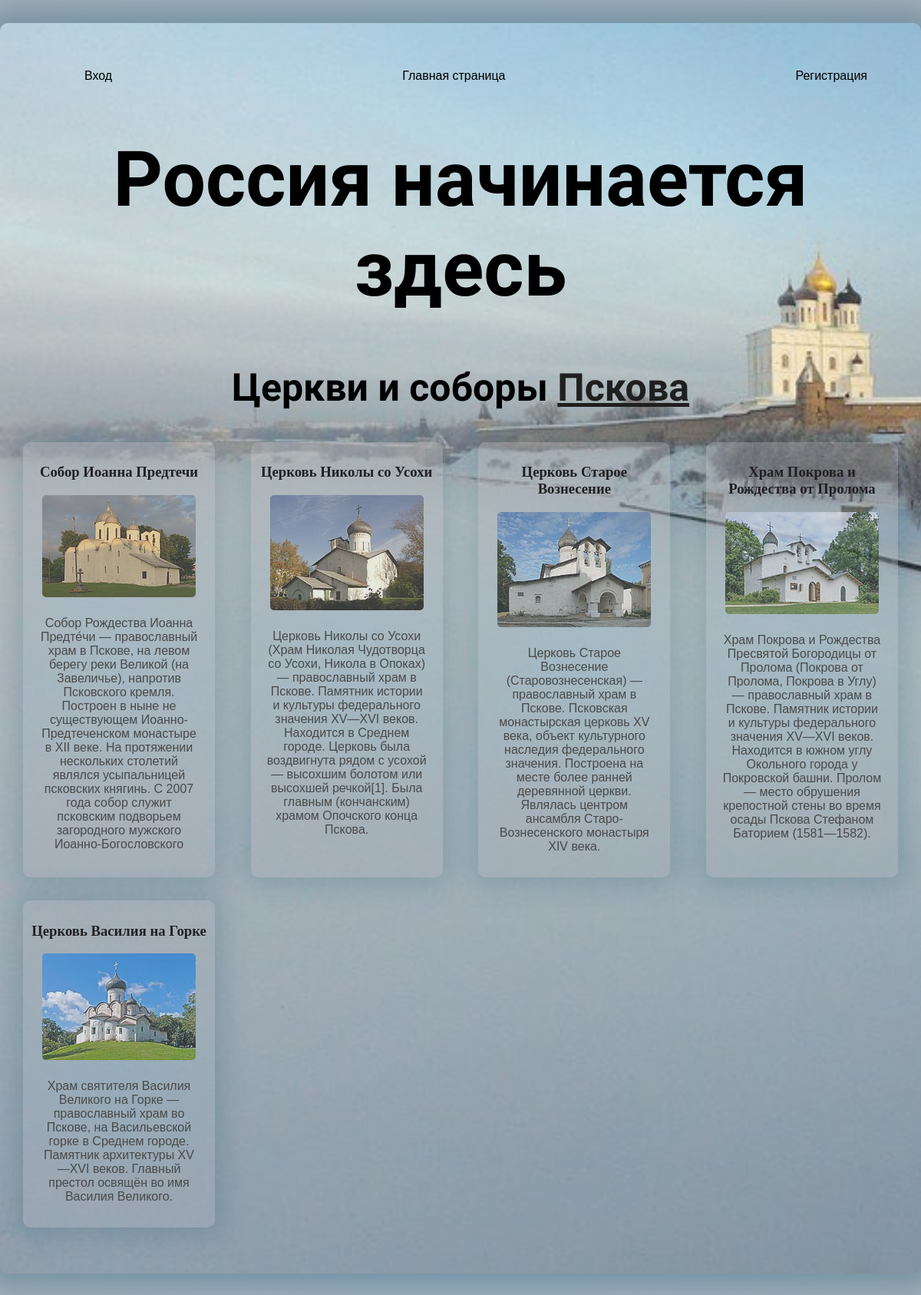
The page / on the database its author committed.
### city/models.py (models this page shows)
class City(models.Model):
    title = models.CharField(max_length=200)
    description = models.TextField()
    image = models.ImageField(upload_to='city/images/')
    url = models.URLField(blank=True)

### city/views.py (the view)
# urls.py: path('', views.index, name='index'),
def index(request):
    projects = City.objects.all()
    return render(request, 'city/index.html', {'projects': projects})

### city/templates/city/index.html
{% extends 'city/base.html' %}
{% load static %}
{% block content %}
<h1>Россия начинается здесь</h1>
<h2>Церкви и соборы <a class="psk" href="https://www.pskovgorod.ru/cats.html?id=631" target="_blank">Пскова</a></h2>
<div class="block">
    {% for project in projects %}
    <div class="element">
        <div class="title">
            <h3><a href="{{ project.url }}" target="_blank">{{ project.title }}</a></h3>
        </div>
        <div class="img">
            <a href="{{ project.url }}" target="_blank"><img class="img-radius" src="{{ project.image.url }}"></a>
        </div>
        <div class="text">
            <p>{{ project.description }}</p>
        </div>
    </div>
    {% endfor %}
</div>
{% endblock %}

### city/templates/city/base.html (shortened to what this page needs)
<!DOCTYPE html>
{% load static %}
<html lang="en">
<head>
    <link rel="stylesheet" href="{% static 'css/style.css' %}">
</head>
<body>
<div class="container">
    <div class="wrap">
        <div class="nav">
            <ul>
                {% if user.is_authenticated %}
                <li>Вы вошли как:<a href="{% url 'currentuser' %}" class="user_n"> {{ user.username }}</a></li>
                <li><a href="{% url 'index' %}">Главная страница</a></li>
                <li>
                    <form method="post" action="{% url 'logoutuser' %}">
                        {% csrf_token %}
                        <button class="out">Выход</button>
                    </form>
                </li>
                {% else %}
                <li><a href="{% url 'loginuser' %}">Вход</a></li>
                <li><a href="{% url 'index' %}">Главная страница</a></li>
                <li><a href="{% url 'signupuser' %}">Регистрация</a></li>
                {% endif %}
            </ul>
        </div>
        {% block content %}
        {% endblock %}
    </div>
</div>
</body>
</html>

### city/static/css/style.css (style rules this page uses)
body { margin: 0; padding: 0; background: rgb(143,185,209); background: radial-gradient(circle, rgba(143,185,209,1) 0%, rgba(166,175,184,1) 100%); }
.container { background-image: url("../city/krom.jpg"); background-size: cover; max-width: 1200px; margin: 0 auto; border-radius: 10px ; }
.wrap { max-width: 1200px; margin: 30px 0 ; padding: 30px 20px; border-radius: 10px; box-shadow: 0px 0px 35px 18px rgba(13, 81, 112, 0.3); }
.wrap h1 { font-family: 'Amatic SC', sans-serif; text-align: center; font-size: 100px; }
.wrap h2 { font-family: 'Amatic SC', sans-serif; font-size: 50px; text-align: center; }
.element { max-width: 250px; text-align: center; box-sizing: border-box; padding: 10px; background: #b8c1c4; margin: 0 10px 30px; border-radius: 10px; background: rgb(143,185,209); background: radial-gradient(circle, rgba(143,185,209,0.3) 0%, rgba(166,175,184,0.4) 70%); box-shadow: 0px 0px 35px 10px rgba(13, 81, 112, 0.2); }
.block { display: flex; justify-content: space-between; flex-wrap: wrap; }
.img img { opacity: 0.7; }
.title a { text-decoration: none; color: rgb(32, 31, 31); font-family: 'Times New Roman', Times, serif; }
.text p { padding: 5px 10px; font-family: Verdana, Geneva, Tahoma, sans-serif; max-height: 300px; overflow-y: auto; color: rgb(73, 73, 72); }
h2 a { font-family: 'Amatic SC', sans-serif; color: rgb(32, 31, 31); text-decoration: none; }
.img-radius { border-radius: 5px; }
.title h3 { text-align: center; }
.nav ul { display: flex; justify-content: space-between; font-family: Impact, Haettenschweiler, 'Arial Narrow Bold', sans-serif; list-style: none; margin: 30px 50px 0; cursor: pointer; align-items: center; }
.psk { text-decoration: underline; }
li a { color: black; text-decoration: none; }

### rows shown on the page
City: title "Собор Иоанна Предтечи", image (picture), description "Собор Рождества Иоанна Предте́чи — православный храм в Пскове, на левом берегу реки Великой (на Завеличье), напротив Псковского кремля. Построен в ныне не существующем Иоанно-Предтеченском монастыре в XII веке. На протяжении нескольких столетий являлся усыпальницей псковских княгинь. С 2007 года собор служит псковским подворьем загородного мужского Иоанно-Богословского…"
City: title "Церковь Николы со Усохи", image (picture), description "Церковь Николы со Усохи (Храм Николая Чудотворца со Усохи, Никола в Опоках) — православный храм в Пскове. Памятник истории и культуры федерального значения XV—XVI веков. Находится в Среднем городе. Церковь была воздвигнута рядом с усохой — высохшим болотом или высохшей речкой[1]. Была главным (кончанским) храмом Опочского конца Пскова."
City: title "Церковь Старое Вознесение", image (picture), description "Церковь Старое Вознесение (Старовознесенская) — православный храм в Пскове. Псковская монастырская церковь XV века, объект культурного наследия федерального значения. Построена на месте более ранней деревянной церкви. Являлась центром ансамбля Старо-Вознесенского монастыря XIV века."
City: title "Храм Покрова и Рождества от Пролома", image (picture), description "Храм Покрова и Рождества Пресвятой Богородицы от Пролома (Покрова от Пролома, Покрова в Углу) — православный храм в Пскове. Памятник истории и культуры федерального значения XV—XVI веков. Находится в южном углу Окольного города у Покровской башни. Пролом — место обрушения крепостной стены во время осады Пскова Стефаном Баторием (1581—1582)."
City: title "Церковь Василия на Горке", image (picture), description "Храм святителя Василия Великого на Горке — православный храм во Пскове, на Васильевской горке в Среднем городе. Памятник архитектуры XV—XVI веков. Главный престол освящён во имя Василия Великого."
